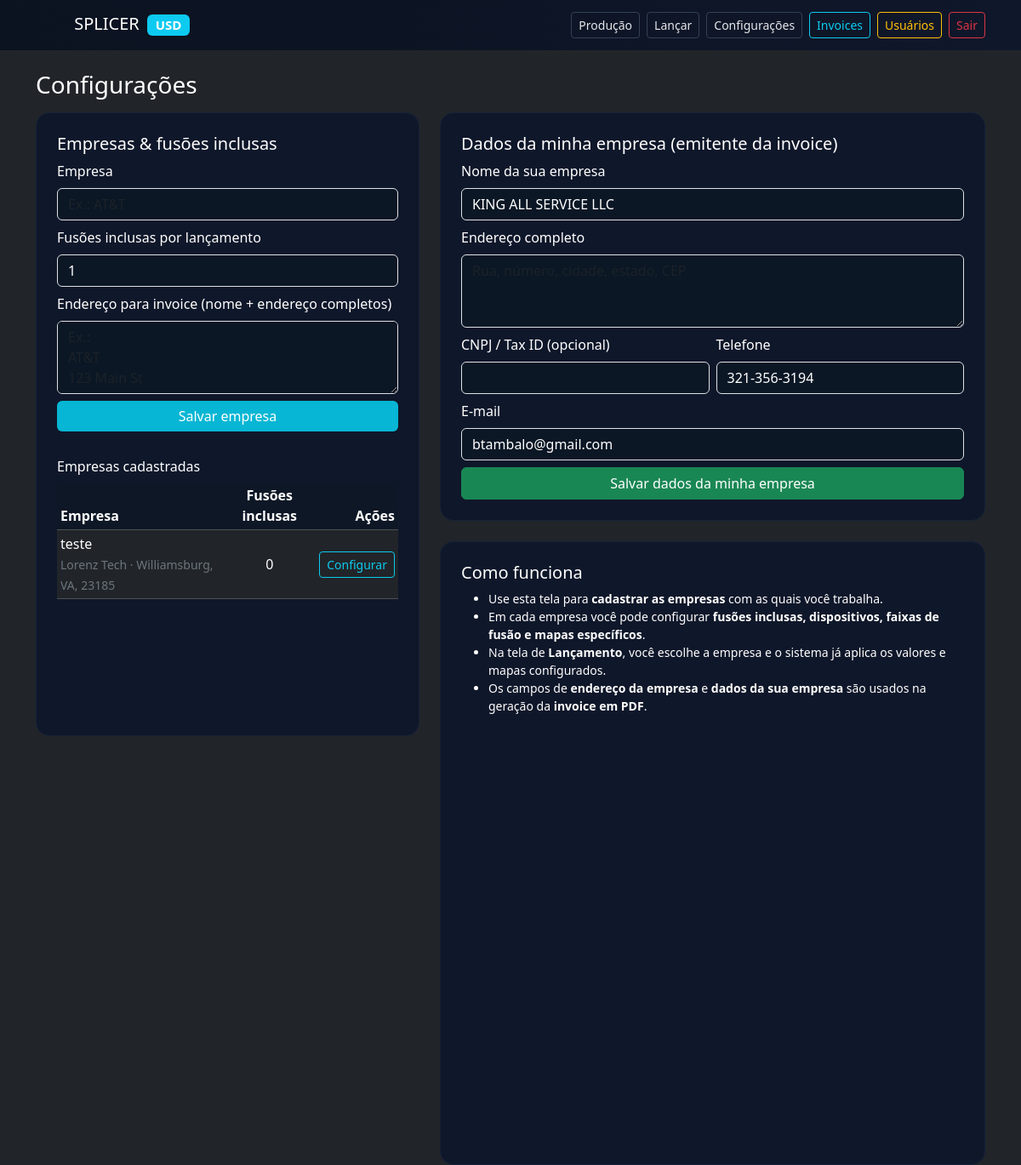
/settings (signed in), run on the app's committed database.
### app.py (models this page shows)
class CompanyConfig(db.Model):
    id = db.Column(db.Integer, primary_key=True)
    name = db.Column(db.String(120), unique=True, nullable=False)
    included_splices = db.Column(db.Integer, default=1, nullable=False)  # fusões inclusas por lançamento
    invoice_address = db.Column(db.Text, nullable=True)  # nome + endereço p/ usar na invoice

class SystemConfig(db.Model):
    id = db.Column(db.Integer, primary_key=True)
    my_company_name = db.Column(db.String(200), nullable=True)
    my_company_address = db.Column(db.Text, nullable=True)
    my_company_tax_id = db.Column(db.String(120), nullable=True)
    my_company_email = db.Column(db.String(120), nullable=True)
    my_company_phone = db.Column(db.String(60), nullable=True)

### app.py (the view)
@app.route("/settings", methods=["GET"])
@admin_required
def settings():
    companies = CompanyConfig.query.order_by(CompanyConfig.name).all()
    syscfg = SystemConfig.query.first()
    if not syscfg:
        syscfg = SystemConfig()
        db.session.add(syscfg)
        db.session.commit()
    return render_template("settings.html", companies=companies, syscfg=syscfg)

### app.py (called while the page is built)
@login_manager.user_loader
def load_user(user_id: str):
    try:
        return User.query.get(int(user_id))
    except Exception:
        return None

def admin_required(f):
    @wraps(f)
    @login_required
    def wrapper(*args, **kwargs):
        if not getattr(current_user, "is_admin", False):
            flash("Apenas o administrador pode acessar essa área.", "danger")
            return redirect(url_for("index"))
        return f(*args, **kwargs)
    return wrapper

### templates/settings.html (shortened to what this page needs)
{% extends 'base.html' %}
{% block content %}
<h3 class="mb-3">Configurações</h3>
<div class="row g-4">
  <div class="col-lg-5">
    <div class="card p-4 h-100">
      <h5>Empresas &amp; fusões inclusas</h5>
      <form method="post" action="{{ url_for('settings_company_add') }}" class="row g-2 mb-3">
        <div class="col-12">
          <label class="form-label">Empresa</label>
          <input class="form-control" name="name" placeholder="Ex.: AT&amp;T" required>
        </div>
        <div class="col-12">
          <label class="form-label">Fusões inclusas por lançamento</label>
          <input class="form-control" name="included_splices" type="number" min="0" value="1">
        </div>
        <div class="col-12">
          <label class="form-label">Endereço para invoice (nome + endereço completos)</label>
          <textarea class="form-control" name="invoice_address" rows="3" placeholder="Ex.:&#10;AT&amp;T&#10;123 Main St&#10;Cidade - Estado"></textarea>
        </div>
        <div class="col-12">
          <button class="btn btn-primary w-100" type="submit">Salvar empresa</button>
        </div>
      </form>
      <h6 class="mt-3">Empresas cadastradas</h6>
      <table class="table table-sm table-dark align-middle mb-0">
        <thead>
          <tr>
            <th>Empresa</th>
            <th class="text-center">Fusões inclusas</th>
            <th class="text-end">Ações</th>
          </tr>
        </thead>
        <tbody>
          {% for c in companies %}
            <tr>
              <td>
                {{ c.name }}<br>
                {% if c.invoice_address %}
                  <small class="text-secondary">{{ c.invoice_address.replace('\n', ' · ') }}</small>
                {% endif %}
              </td>
              <td class="text-center">{{ c.included_splices }}</td>
              <td class="text-end">
                <a class="btn btn-sm btn-outline-info" href="{{ url_for('settings_company_detail', cid=c.id) }}">Configurar</a>
              </td>
            </tr>
          {% else %}
            <tr>
              <td colspan="3" class="text-secondary">Nenhuma empresa cadastrada ainda.</td>
            </tr>
          {% endfor %}
        </tbody>
      </table>
    </div>
  </div>
  <div class="col-lg-7">
    <div class="card p-4 mb-4">
      <h5>Dados da minha empresa (emitente da invoice)</h5>
      <form method="post" action="{{ url_for('settings_system_update') }}" class="row g-2">
        <div class="col-12">
          <label class="form-label">Nome da sua empresa</label>
          <input class="form-control" name="my_company_name" value="{{ syscfg.my_company_name or '' }}" placeholder="Ex.: King All Service LLC">
        </div>
        <div class="col-12">
          <label class="form-label">Endereço completo</label>
          <textarea class="form-control" name="my_company_address" rows="3" placeholder="Rua, número, cidade, estado, CEP">{{ syscfg.my_company_address or '' }}</textarea>
        </div>
        <div class="col-md-6">
          <label class="form-label">CNPJ / Tax ID (opcional)</label>
          <input class="form-control" name="my_company_tax_id" value="{{ syscfg.my_company_tax_id or '' }}">
        </div>
        <div class="col-md-6">
          <label class="form-label">Telefone</label>
          <input class="form-control" name="my_company_phone" value="{{ syscfg.my_company_phone or '' }}">
        </div>
        <div class="col-12">
          <label class="form-label">E-mail</label>
          <input class="form-control" name="my_company_email" type="email" value="{{ syscfg.my_company_email or '' }}">
        </div>
        <div class="col-12">
          <button class="btn btn-success w-100" type="submit">Salvar dados da minha empresa</button>
        </div>
      </form>
    </div>
    <div class="card p-4 h-100">
      <h5>Como funciona</h5>
      <ul class="small mb-0">
        <li>Use esta tela para <b>cadastrar as empresas</b> com as quais você trabalha.</li>
        <li>Em cada empresa você pode configurar <b>fusões inclusas, dispositivos, faixas de fusão e mapas específicos</b>.</li>
        <li>Na tela de <b>Lançamento</b>, você escolhe a empresa e o sistema já aplica os valores e mapas configurados.</li>
        <li>Os campos de <b>endereço da empresa</b> e <b>dados da sua empresa</b> são usados na geração da <b>invoice em PDF</b>.</li>
      </ul>
    </div>
  </div>
</div>
{% endblock %}

### static/style.css (style rules this page uses)
body, label, .form-label, .navbar, .card, .table, .table th, .table td, .nav-link, .btn-link, p, li, h1, h2, h3, h4, h5, h6, span { color: #ffffff !important; }
input.form-control, select.form-control, textarea.form-control { color: #ffffff !important; background-color: #0b1725 !important; }

### static/css/app.css (style rules this page uses)
:root { --bg:#0b1220; --panel:#0f172a; --panel-2:#111827; --text:#e5e7eb; --muted:#94a3b8; --primary:#06b6d4; }
body { background:var(--bg); color:var(--text); font-family:system-ui,-apple-system,Segoe UI,Roboto,Ubuntu,Arial }
.card { background:var(--panel); border:1px solid #15223a; border-radius:16px }
.btn-primary { background:var(--primary); border:none }
.table thead th { position:sticky; top:0; background:#0e1726; color:#cbd5e1 }

### data on the page
CompanyConfig: name "teste", invoice_address.replace "Lorenz Tech · Williamsburg, VA, 23185", included_splices "0"
SystemConfig: my_company_name "KING ALL SERVICE LLC", my_company_phone "321-356-3194", my_company_email "btambalo@gmail.com"
